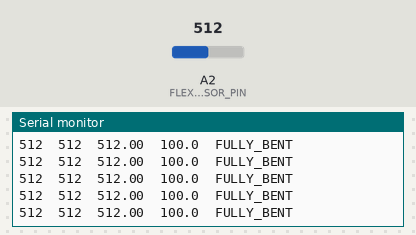
This sketch was run on a simulated Arduino Uno, built with avr-gcc and run on an emulated ATmega328P. Parts: the last lines printed to the serial monitor. The test bench sets the inputs (shaded band); at power-on: A2 (FLEX_SENSOR_PIN) = 512.

Above: at 1.2 s.
1.3 s: A2 (FLEX_SENSOR_PIN) set to 75
At 1.8 s:
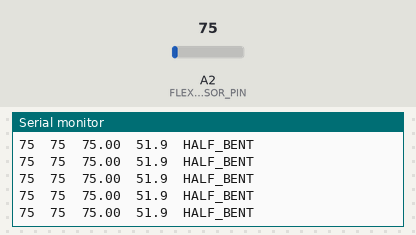
2.8 s: A2 (FLEX_SENSOR_PIN) set to 55
At 3.7 s:
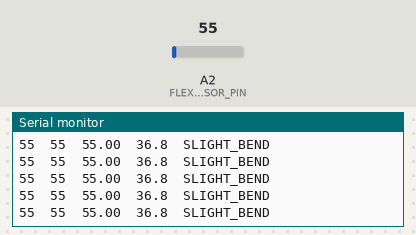
4.3 s: A2 (FLEX_SENSOR_PIN) set to 30
At 5.2 s:
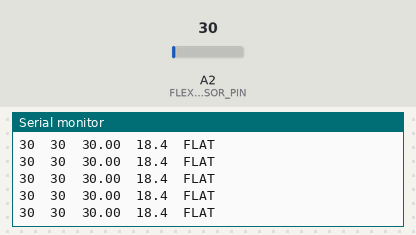
5.8 s: A2 (FLEX_SENSOR_PIN) set to 306
At 6.3 s:
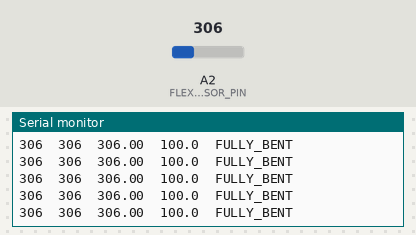
Timing chart, 0 to 8.8 s (numbered marks = the images above; inputs shaded):
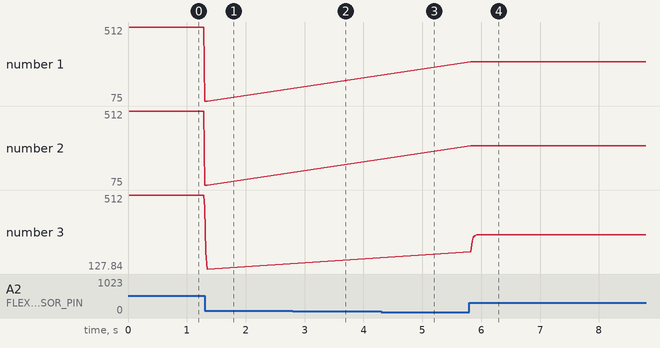

Measured:
- after the input at 1.3 s, the serial monitor: prints a new line at once (image 1)
- after the input at 2.8 s, the serial monitor: prints a new line at once (image 2)
- after the input at 4.3 s, the serial monitor: prints a new line at once (image 3)
- after the input at 5.8 s, the serial monitor: prints a new line at once (image 4)
- plotted number 1: 512 → 75 after the input at 1.3 s, 75 → 306 after the input at 5.8 s
- plotted number 2: 512 → 75 after the input at 1.3 s, 75 → 306 after the input at 5.8 s
- plotted number 3: 512 → 127.84 after the input at 1.3 s, 127.84 → 306 after the input at 5.8 s

The sketch:

stateFlex.ino
```cpp
/*
  SpectraSymbol Flex Sensor Reader

  Calibration:
    Raw 5   = 0% bend   (flat)
    Raw 73  = 50% bend  (half-bent)
    Raw 127 = 100% bend (maximum comfortable bend)

  Filtering:
    1. Median-of-5 filter removes sudden spikes.
    2. EMA low-pass filter smooths the signal.

  Sensor behavior:
    ADC value increases as bending increases.
*/

const int FLEX_SENSOR_PIN = A2;

// Actual measured calibration values
const int FLEX_FLAT       = 5;
const int FLEX_HALF_BENT  = 73;
const int FLEX_FULLY_BENT = 127;

// EMA smoothing coefficient
// 0.10 = smoother and slower
// 0.15 = balanced
// 0.25 = faster and less smooth
const float ALPHA = 0.15;

float filteredValue = 0.0;
bool filterInitialized = false;

unsigned long previousPrintTime = 0;
const unsigned long PRINT_INTERVAL_MS = 20;

void setup() {
  Serial.begin(115200);
  pinMode(FLEX_SENSOR_PIN, INPUT);

  Serial.println("Flex Sensor Bend Reader");
  Serial.println("Raw\tMedian\tFiltered\tBend%\tState");
}

void loop() {
  // One direct reading for observation
  int rawValue = analogRead(FLEX_SENSOR_PIN);

  // Remove isolated ADC spikes
  int medianValue = readMedianOfFive();

  // Initialize EMA with the first valid reading
  if (!filterInitialized) {
    filteredValue = medianValue;
    filterInitialized = true;
  }

  // Exponential Moving Average low-pass filter
  filteredValue =
      (ALPHA * medianValue) +
      ((1.0 - ALPHA) * filteredValue);

  // Convert the filtered reading into 0-100% bend
  float bendPercentage = flexToBendPercentage(filteredValue);

  if (millis() - previousPrintTime >= PRINT_INTERVAL_MS) {
    previousPrintTime = millis();

    Serial.print(rawValue);
    Serial.print('\t');

    Serial.print(medianValue);
    Serial.print('\t');

    Serial.print(filteredValue, 2);
    Serial.print('\t');

    Serial.print(bendPercentage, 1);
    Serial.print('\t');

    Serial.println(getBendState(bendPercentage));
  }
}


/*
  Piecewise mapping:

  Raw 5 to 73:
    Maps from 0% to 50%.

  Raw 73 to 127:
    Maps from 50% to 100%.

  This ensures that the measured half-bent value
  corresponds exactly to 50%.
*/
float flexToBendPercentage(float sensorValue) {
  // Clamp readings outside the calibrated range
  if (sensorValue <= FLEX_FLAT) {
    return 0.0;
  }

  if (sensorValue >= FLEX_FULLY_BENT) {
    return 100.0;
  }

  // Flat to half-bent
  if (sensorValue <= FLEX_HALF_BENT) {
    return mapFloat(
      sensorValue,
      FLEX_FLAT,
      FLEX_HALF_BENT,
      0.0,
      50.0
    );
  }

  // Half-bent to fully bent
  return mapFloat(
    sensorValue,
    FLEX_HALF_BENT,
    FLEX_FULLY_BENT,
    50.0,
    100.0
  );
}


/*
  Floating-point linear mapping function.
*/
float mapFloat(
  float input,
  float inputMin,
  float inputMax,
  float outputMin,
  float outputMax
) {
  return outputMin +
         ((input - inputMin) *
          (outputMax - outputMin) /
          (inputMax - inputMin));
}


/*
  Takes five readings and returns the middle value.
  This removes isolated high or low spikes.
*/
int readMedianOfFive() {
  int samples[5];

  for (int i = 0; i < 5; i++) {
    samples[i] = analogRead(FLEX_SENSOR_PIN);
    delayMicroseconds(500);
  }

  // Sort the five readings
  for (int i = 0; i < 4; i++) {
    for (int j = i + 1; j < 5; j++) {
      if (samples[j] < samples[i]) {
        int temporary = samples[i];
        samples[i] = samples[j];
        samples[j] = temporary;
      }
    }
  }

  // Return the middle value
  return samples[2];
}


/*
  Human-readable bend classification.
*/
const char* getBendState(float bendPercentage) {
  if (bendPercentage < 20.0) {
    return "FLAT";
  }

  if (bendPercentage < 40.0) {
    return "SLIGHT_BEND";
  }

  if (bendPercentage < 65.0) {
    return "HALF_BENT";
  }

  if (bendPercentage < 85.0) {
    return "BENT";
  }

  return "FULLY_BENT";
}
```
